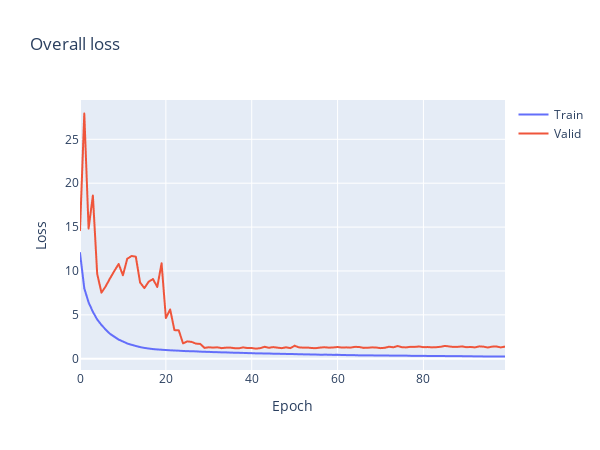

The code cell stored with this chart in its notebook:
### Code cell
fig = go.Figure()
fig.add_trace(go.Scattergl(
                    y=history.history['loss'],
                    name='Train'))

fig.add_trace(go.Scattergl(
                    y=history.history['val_loss'],
                    name='Valid'))


fig.update_layout(height=450, 
                  width=600,
                  title='Overall loss',
                  xaxis_title='Epoch',
                  yaxis_title='Loss')

fig.write_html('overall_loss.html', include_plotlyjs='cdn')

fig.show()
